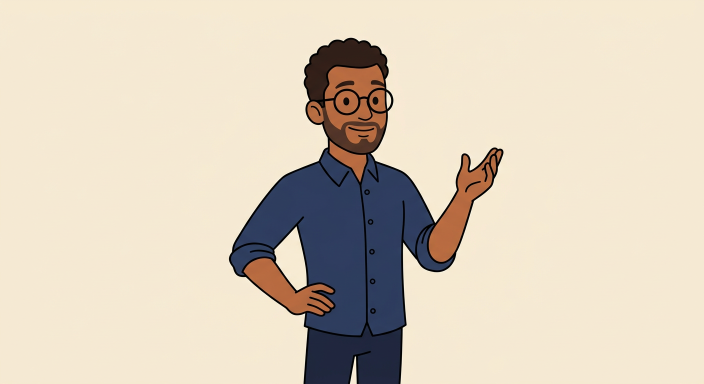
#> input picture content/reels/ep01/assets/mascot.png, 1408 x 768 px (shown at 1/2 size); its folder holds only this picture in this run
$ python make_ep01.py assets/mascot.png
#> lines starting #> are read from the running program, lines starting #| are printed output that depends on the picture
### content/reels/reelkit.py
"""reelkit — moteur de reels explainer AMK (format vertical 1080x1920).

Un seul fichier, aucune dépendance graphique lourde : PIL + un ffmpeg quelconque
(`imageio-ffmpeg` en fournit un binaire, voir `content/reels/README.md`).

Le style est celui du brief King du 25/10 (captures du 24/10) : fond crème, trame de
points, grands titres Montserrat, cartes type post-it punaisées, pastille de légende
bicolore en bas à droite, mascotte qui désigne, barre de progression fine.

Tout est dessiné à la volée : pas de fichiers intermédiaires, pas de captures. Les frames
partent directement dans le pipe ffmpeg — un reel de 25 s se rend en une vingtaine de
secondes.

    from reelkit import Kit, ease, PALETTE
    kit = Kit(mascot="assets/mascot.png")
    kit.scene(3.0, title_scene("..."))
    kit.render("out.mp4")
"""

from __future__ import annotations

import math
import os
import shutil
import subprocess
import sys
import tempfile
from dataclasses import dataclass, field
from typing import Callable

from PIL import Image, ImageDraw, ImageFont

W, H = 1080, 1920
FPS = 30

FONTS = os.path.normpath(
    os.path.join(os.path.dirname(__file__), "..", "assets", "fonts")
)

PALETTE = {
    "cream": (245, 237, 225),
    "cream_light": (255, 248, 238),
    "dot": (228, 216, 200),
    "ink": (25, 21, 18),
    "ink_soft": (60, 52, 46),
    "orange": (196, 68, 27),
    "orange_soft": (251, 227, 217),
    "green": (46, 107, 79),
    "green_soft": (223, 237, 228),
    "blue_soft": (223, 234, 243),
    "sand": (232, 219, 200),
    "white": (255, 255, 255),
    "shadow": (0, 0, 0, 26),
}

_font_cache: dict[tuple[str, int], ImageFont.FreeTypeFont] = {}

# Les quatre fichiers Montserrat-Bold/SemiBold/ExtraBold/Medium du dépôt sont **le même
# fichier variable** (Montserrat-VF, 744 936 octets chacun) : sans `set_variation_by_name`,
# PIL rend l'instance par défaut, c'est-à-dire **Thin**. Tout texte « gras » sortait donc
# maigre. On demande l'axe explicitement, et on retombe sur l'instance statique si le
# fichier n'est pas variable (Poppins, lui, l'est vraiment).
_WEIGHT = {
    "Thin": b"Thin", "ExtraLight": b"ExtraLight", "Light": b"Light",
    "Regular": b"Regular", "Medium": b"Medium", "SemiBold": b"SemiBold",
    "Bold": b"Bold", "ExtraBold": b"ExtraBold", "Black": b"Black",
}


# [22 lines left out: functions font, ease, not called in this run]


def clamp01(x: float) -> float:
    return max(0.0, min(1.0, x))


# ─────────────────────────────────────────────────────────────── primitives ──


# [14 lines left out: function draw_text, not called in this run]


def text_width(fnt: ImageFont.FreeTypeFont, text: str) -> int:
    return int(fnt.getlength(text))


# [67 lines left out: functions dot_grid, rounded_card, pill, draw_check, progress_bar, not called in this run]


def cut_background(img: Image.Image, tol: int = 26) -> Image.Image:
    """Retire le fond uni d'une illustration générée (crème) par diffusion depuis les bords.

    Une découpe par couleur globale mangerait le visage ; une diffusion depuis les quatre
    coins ne mange que l'extérieur, et s'arrête sur les traits noirs du dessin.
    """
    from collections import deque

    img = img.copy()
    px = img.load()
    w, h = img.size
    corners = [px[0, 0], px[w - 1, 0], px[0, h - 1], px[w - 1, h - 1]]
    base = tuple(sum(c[i] for c in corners) // len(corners) for i in range(3))

    def near(c):
        return all(abs(c[i] - base[i]) <= tol for i in range(3))

    seen = bytearray(w * h)
    q = deque()
    for x in range(w):
        q.extend([(x, 0), (x, h - 1)])
    for y in range(h):
        q.extend([(0, y), (w - 1, y)])
    while q:
        x, y = q.popleft()
        if not (0 <= x < w and 0 <= y < h):
            continue
        idx = y * w + x
        if seen[idx]:
            continue
        c = px[x, y]
        if not near(c):
            continue
        seen[idx] = 1
        px[x, y] = (c[0], c[1], c[2], 0)
        q.extend([(x + 1, y), (x - 1, y), (x, y + 1), (x, y - 1)])
    return img


# ─────────────────────────────────────────────────────────────────── mascotte ──


class Mascot:
    """La mascotte AMK. Trois poses tenues par une seule image : immobile, inclinée,
    et bureau (elle « pointe » du doigt — c'est le placement bas-gauche de la référence)."""

    def __init__(self, path: str | None, height: int = 620, tol: int = 26):
        self.source = None
        self._cache: dict[int, Image.Image] = {}
        if path and os.path.exists(path):
            src = Image.open(path).convert("RGBA")
            src = cut_background(src, tol=tol)
            self.source = src.crop(src.getbbox())
        self.img = self._sized(height)

    def _sized(self, height: int) -> Image.Image | None:
        if self.source is None:
            return None
        if height not in self._cache:
            ratio = height / self.source.height
            self._cache[height] = self.source.resize(
                (int(self.source.width * ratio), height), Image.LANCZOS
            )
        return self._cache[height]

    # [10 lines left out: function draw, not called in this run]


# ───────────────────────────────────────────────────────────────────── scènes ──
#
# Une scène = une durée + une fonction (kit, img, draw, t_local, t_global) -> None.
# `t_local` va de 0 à la durée ; `kit.progress` donne l'avancement global.


@dataclass
class Kit:
    mascot: Mascot | None = None
    scenes: list[tuple[float, Callable]] = field(default_factory=list)

    def scene(self, duration: float, fn: Callable):
        self.scenes.append((duration, fn))
        return self

    # ── fond commun ──
    # [5 lines left out: function _base, not called in this run]

    def total(self) -> float:
        return sum(d for d, _ in self.scenes)

    # [14 lines left out: function frame, not called in this run]

    def render(self, out: str, codec_args: list[str] | None = None) -> str:
        ffmpeg = find_ffmpeg()
        os.makedirs(os.path.dirname(os.path.abspath(out)), exist_ok=True)
        total_frames = int(round(self.total() * FPS))
        args = [
            ffmpeg, "-y", "-loglevel", "error",
            "-f", "rawvideo", "-pix_fmt", "rgb24", "-s", f"{W}x{H}", "-r", str(FPS), "-i", "-",
            "-c:v", "libx264", "-preset", "medium", "-crf", "20",
            "-pix_fmt", "yuv420p", "-movflags", "+faststart",
        ]
        args += codec_args or []
        proc = subprocess.Popen(args + [out], stdin=subprocess.PIPE)
        assert proc.stdin
        for i in range(total_frames):
            proc.stdin.write(self.frame(i / FPS).tobytes())
        proc.stdin.close()
        if proc.wait() != 0:
            raise RuntimeError("ffmpeg a échoué")
        return out

    # [6 lines left out: function still, not called in this run]


def find_ffmpeg() -> str:
    exe = shutil.which("ffmpeg")
    if exe:
        return exe
    try:
        import imageio_ffmpeg  # type: ignore

        return imageio_ffmpeg.get_ffmpeg_exe()
    except ImportError:
        sys.exit(
            "ffmpeg introuvable. `pip install imageio-ffmpeg` (aucun apt requis) "
            "ou exporter FFMPEG=/chemin/vers/ffmpeg."
        )

### content/reels/ep01/make_ep01.py
"""EP 01 — « Ouvrez votre nom sur Google. » · v4 · accroche à quatre mots + échelle 3 + grille 331

v1 (25/10, 20:25) : 5 plans, ouverture sur un carton de titre, une seule montée (le CTA final).
C'était **l'arc classique** que `knowledge/STORY-ARC-2026-10-25.md` rejette (slide 2).
v2 applique la doctrine : départ à 70, secousse entre 5 et 10 s, **trois cimes**, relâchements,
CTA en dernière cime — et une **voix** posée sur le master.
v3 (25/10, 21:55) applique la formule de confiance du jeu 5 (`knowledge/CONTENT-GAMES-2026-10-25.md`) :
le souffle muet de `release2` devient **le conseil gratuit** — le spectateur repart avec ce qu'il
peut faire sans nous, et avec ce qui reste à construire. Utilité 3 → 4, porte recevable, autorité
toujours irrecevable (23 s ne peut pas valoir 40/125).

v4 (**25/10, 23:30**) applique les trois sources du soir (`knowledge/HOOKS-2026-10-25.md`) :
① l'accroche passe aux **quatre mots obligatoires** — *sujet* (« votre »), *action* (« Tapez »),
*objectif* (« il appelle »), *contraste* (« pas vous ») : la v3 n'avait ni action ni
objectif, un spectateur ne pouvait rien y faire ; ② l'échelle est déclarée **niveau 3
(Fortuneteller)** — annoncer ce qui va se passer — parce qu'un niveau 4 (le plan dans l'ordre) est
un mensonge dans 24 s ; ③ la pièce prend sa case dans la **grille 331** : *fiche Google × scénario*,
case 3 sur 9 (`content/ideas/GRID-331-2026-10-25.md`).

v5 (**26/10, 00:40**) applique le **Roast Room** du 26/10 (`knowledge/ROAST-2026-10-26-SCRIPT-EP01.md`,
verdict C, 8,1/10) et la porte du récit (`tools/qa/audit_story.py`) : ① on **ouvre sur une scène** — le
patient qui tape, au lieu d'une consigne au spectateur (« Tapez votre nom ») ; ② la **preuve est
prononcée** (« douze avis », capture Optix du 24/10) au lieu d'être seulement affichée ; ③ un **rehook**
au milieu (« ce n'est pas le site qu'il regarde ») ; ④ le **cadeau passe de 18 s à 9,6 s** (les horaires
et la fiche : dix minutes, gratuit) ; ⑤ le **site n'arrive qu'après** — c'est la réponse de 22 h, pas
l'objet vendu. Même accroche à quatre mots, même niveau 3, même case de grille.

v6 (**26/10, 01:05**) répond à trois reproches distincts de King, dans cet ordre :
① **« ça sonne robotique »** — passe `humanizer` (26 motifs) : cinq tics trouvés dans la v5 (fragment
théâtral, triade forcée, ouvertures répétées, deux-points en série, langage d'annonce), tous corrigés
(`knowledge/HUMANIZER-EP01-2026-10-26.md`) ; ② **« écrivez APERÇU pour faire quoi ? »** — le CTA porte
enfin sa récompense (« vous voyez votre page avant de payer »), l'écran porte le détail que la voix n'a
pas le temps de dire ; ③ **les cinq tactiques de vente** — trois tiennent dans 25 s (réciprocité,
cohérence, autorité par le diagnostic), la rareté est refusée en premier contact et réservée au BOFU,
la preuve sociale reste le fait des douze avis (`knowledge/SALES-5-TACTICS-2026-10-26.md`).

    python3 content/reels/ep01/make_ep01.py            # rendu + voix si voice/timing.json existe
    python3 tools/qa/audit_reel.py content/reels/ep01/make_ep01.py   # la porte, avant le rendu

Faits montrés : capture de la fiche Optix du **24/10** (`sales/PACK-OPTICIEN-2026-10.md`,
tableau « Ce qu'un patient voit ») — « Add business hours », « Add website », « Be the first to review ».
Aucun chiffre de résultat, aucun nom de client, aucune promesse de mesure (ruling 142).
"""

from __future__ import annotations

import json
import os
import subprocess
import sys

HERE = os.path.dirname(os.path.abspath(__file__))
sys.path.insert(0, os.path.dirname(HERE))
sys.path.insert(0, os.path.join(os.path.dirname(os.path.dirname(os.path.dirname(HERE))), "tools", "qa"))

from reelkit import (  # noqa: E402
    H,
    PALETTE as P,
    W,
    Kit,
    Mascot,
    draw_text,
    ease,
    find_ffmpeg,
    font,
    draw_check,
    pill,
    rounded_card,
    text_width,
)

MARGIN = 90
MASCOT = os.path.join(HERE, "assets", "mascot.png")
TIMING = os.path.join(HERE, "voice", "timing.json")

# Le plan par défaut, si la voix n'a pas encore été générée (v2 pré-voix).
DEFAULT = [
    ("hook", 5.0, 70, "contexte", None),
    ("spike1", 3.76, 92, "contraste", "capture Optix 24/10"),
    ("release1", 3.49, 58, "relache", None),
    ("spike2", 4.07, 88, "contraste", None),
    ("release2", 3.20, 60, "relache", None),
    ("cta", 4.49, 95, "appel", None),
]


def load_plan():
    """Lit les durées mesurées sur la voix ; retombe sur le plan par défaut."""
    if os.path.exists(TIMING):
        data = json.load(open(TIMING, encoding="utf-8"))
        plan = []
        for beat in data["beats"]:
            base = next(b for b in DEFAULT if b[0] == beat["name"])
            plan.append((beat["name"], float(beat["duration"]), base[2], base[3], base[4]))
        return plan
    return DEFAULT


PLAN = load_plan()

# ── la forme déclarée à la porte (`tools/qa/audit_reel.py`) ─────────────────────
BEAT_FACTS = {
    "hook": None,
    "spike1": "capture Optix 24/10 : un site · 6 photos · 12 avis",
    "spike2": None,
}


def build_beats():
    from audit_reel import Beat

    beats, t = [], 0.0
    for name, dur, peak, kind, source in PLAN:
        beats.append(
            Beat(
                name=name,
                start=round(t, 3),
                end=round(t + dur, 3),
                peak=peak,
                kind=kind,
                fact=BEAT_FACTS.get(name),
                source=source,
            )
        )
        t += dur
    return beats


BEATS = build_beats()
DURATION = round(sum(p[1] for p in PLAN), 3)

# ── le jeu auquel la pièce appartient (`knowledge/CONTENT-GAMES-2026-10-25.md`, §8) ─────────
# EP01 est une **porte** : courte par construction, elle fait entrer, elle ne construit pas la
# confiance. Déclarée « autorité », la même pièce échoue (`trop-court`) — c'est la leçon du 25/10.
from audit_hook import Hook  # noqa: E402
from audit_story import Line, Script  # noqa: E402
from audit_trust import Piece  # noqa: E402

# ── l'accroche, telle que la porte la lit (`knowledge/HOOKS-2026-10-25.md`) ───────────────────
# Les quatre mots obligatoires, un par clause. Le contraste est **le dernier**, il ferme l'accroche :
# « pas celui qui n'en a pas ». Aucun chiffre de résultat, aucune promesse, aucune urgence.
HOOK = Hook(
    text=(
        "Votre patient tape opticien Akwa. "
        "Il appelle l'autre, pas vous."
    ),
    level=3,   # Fortuneteller : on annonce ce que fait le patient. Niveau 4 = le plan, plus tard.
)

# ── le script, tel que la porte du récit le lit (`tools/qa/audit_story.py`) ──────────────────────
# Les rôles sont **cumulables** : « lockin+preuve » veut dire que la même phrase retient (elle montre
# ce qu'il a vu) et prouve (elle prononce « douze avis »). Exiger une fonction par phrase fabrique des
# scripts hachés — et c'est exactement ce que le Roast Room reprochait à la v4.
SCRIPT = Script(
    piece="ep01",
    promise="aperçu",
    proof_on_screen="capture Optix 24/10 : un site · 6 photos · 12 avis",
    lines=[
        Line("hook", "Votre patient tape opticien Akwa. Il appelle l'autre, pas vous.",
             "cas"),
        Line("spike1", "Sa fiche a douze avis. La vôtre n'a qu'un nom.",
             "lockin+preuve"),
        Line("release1", "Les horaires, ça se change en dix minutes. Sans moi.", "corps"),
        Line("spike2", "Le soir, il veut venir. Et personne ne répond.", "rehook+corps"),
        Line("release2", "Une page avec vos horaires répond à votre place.", "corps"),
        Line("cta", "Écrivez APERÇU. Voyez votre page avant de payer.", "sortie"),
    ],
)

TRUST = Piece(
    name="EP01",
    game=5,
    role="porte",
    minutes=DURATION / 60,
    relevance=5,
    usefulness=4,      # v3 : le spectateur repart avec ce qu'il peut faire gratuitement, et ce qui reste
    on_target="opticien ou clinique de Douala, fiche Google existante, pas de site",
    next_step="écrire APERÇU sur WhatsApp (wa.me/237677789631)",
    goal="conversations",
)


# ───────────────────────────────────────────────────────────── primitives ────


def label(d, text, xy=(MARGIN, 190)):
    d.text(xy, text, font=font("Montserrat-SemiBold.ttf", 30), fill=P["ink_soft"], anchor="la")


# [79 lines left out: functions punch, search_bar, s_hook, not called in this run]


# ─────────────────────────────────────────────────── beat 2 · secousse (92) ──


CARDS = [("SON SITE", "6 photos", True),
         ("SES AVIS", "douze", True)]


# [114 lines left out: functions s_spike1, s_release1, s_spike2, s_release2, s_cta, not called in this run]


SCENES = {
    "hook": s_hook,
    "spike1": s_spike1,
    "release1": s_release1,
    "spike2": s_spike2,
    "release2": s_release2,
    "cta": s_cta,
}


def build() -> Kit:
    """Chaque scène reçoit sa durée : la voix décide du temps, pas l'inverse."""
    kit = Kit(mascot=Mascot(MASCOT, height=620))
#> in cut_background, `corners = [px[0, 0], px[w - 1, 0], px[0, h - 1], px[w - 1, h - 1]]`: corners = [(245, 235, 211, 255), (245, 234, 210, 255), (247, 232, 208, 255), (246, 233, 204, 255)]
#> in cut_background, `base = tuple(sum(c[i] for c in corners) // len(corners) for i in range..`: base = (245, 233, 208)
#> the loop in cut_background, `while q:` made 3639160 passes
#> c on passes 1 to 3: (245, 235, 211, 255), (247, 232, 208, 255), (245, 234, 211, 255)
#> in __init__, `src = cut_background(src, tol=tol)`:
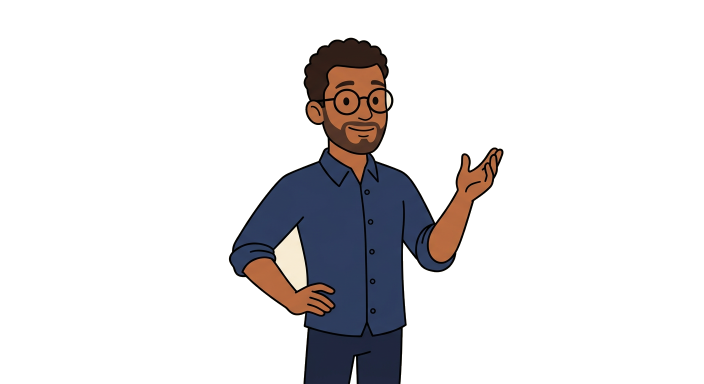
#> src: PIL image 1408x768 RGBA (shown at 1/2 size); mean R, G, B, A 218, 206.4, 188.9, 40.7; transparent parts drawn white
#> in __init__, `self.source = src.crop(src.getbbox())`:
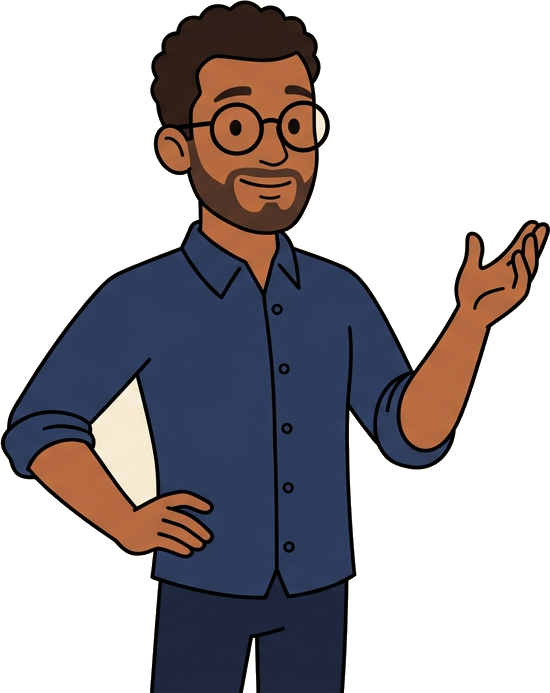
#> self.source: PIL image 550x693 RGBA; mean R, G, B, A 168.1, 157.3, 148.6, 115.5; transparent parts drawn white
    for name, dur, _, _, _ in PLAN:
        fn = SCENES[name]
        kit.scene(dur, lambda k, i, d, t, _fn=fn, _dur=dur: _fn(k, i, d, t, _dur))
    return kit


# ─────────────────────────────────────────────────────────────── audio ───────


# [32 lines left out: function mux, not called in this run]


if __name__ == "__main__":
    # Les options commencent par `--` : sans ce tri, `--sans-voix` devenait le NOM DU FICHIER
    # de sortie (bug du tour 149 : un master de 1,6 Mo écrit dans un fichier nommé « --sans-voix »).
    args = [a for a in sys.argv[1:] if not a.startswith("--")]
    flags = {a for a in sys.argv[1:] if a.startswith("--")}
    inconnues = flags - {"--sans-voix"}
    if inconnues:
        sys.exit(f"option inconnue : {' '.join(sorted(inconnues))} — connu : --sans-voix")
    out = args[0] if args else os.path.join(HERE, "ep01-v6.mp4")
    with_voice = "--sans-voix" not in flags
    kit = build()
    silent = os.path.join(HERE, "ep01-v6-silent.mp4")
    kit.render(silent)
#> (the call stopped at in find_ffmpeg, `return imageio_ffmpeg.get_ffmpeg_exe()`: imageio_ffmpeg is not available in this run)
    print(f"✅ image : {silent} · {DURATION:.1f} s")
    if with_voice and os.path.exists(TIMING):
        mux(silent, out)
        print(f"✅ master : {out} · {DURATION:.1f} s · voix posée")
    else:
        os.replace(silent, out)
        print(f"⚠️  master sans voix (timing absent) : {out}")
